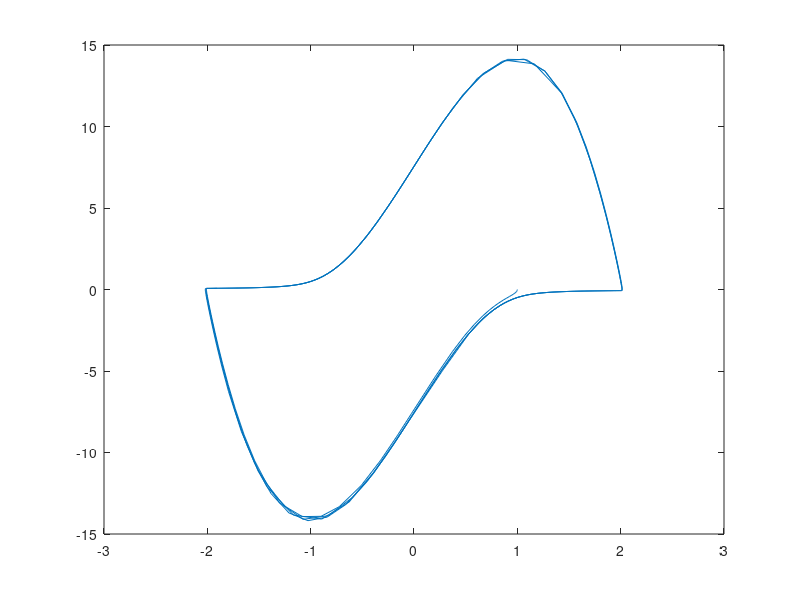

The MATLAB script that drew this image:
function afternoon

%% Functions of functions
% Toby Driscoll, July 2014
close all, clear

%% Quadrature
% There are many problems that have a function as data. For example, take
% the problem of transforming a function into its definite integral.
% Approximating this transformation numerically is called quadrature.

%%
% In order to use a function as data, we need to create it anonymously, or
% refer to it with an @ sign in front (handle).
integral( @sin,0,pi )

%%
f = @(x) sin(x).*cos(x);
integral(f,-pi,pi)

%%
erf1 = 2/sqrt(pi)*integral(@(t) exp(-t.^2),0,1)
error = erf(1) - erf1

%% Rootfinding
% Another prototypical problem is to find a root of a function. The
% built-in |fzero| is excellent for this. 
fzero(@sin,[1 4])

%%
% You can give either a starting point or a starting interval.
fzero(@sin,2.5)

%%
% The starting interval is greatly preferred.

%% ODEs
% The third classic problem with a function as data is an ordinary
% differential equation, $dy/dt = f(t,y)$. In this case the function data
% is $f(t,y)$. Here is the logistic equation:
f = @(t,y) y.*(1-y);

%%
% And here is its solution for $t\in[0,10]$, $y(0)=0.05$.
[t,y] = ode45( f, [0 10], 0.05 );
plot(t,y,'o-')

%%
% Second order problems have to be rewritten in first order form. For
% example, consider $u'' - u(1-u^2)u' + u = 0$. Introducing $y_1=u$ and
% $y_2=u'$ leads to
f = @(t,y) [ y(2); (1-y(1)^2)*y(2) - y(1) ];
[t,y] = ode45( f, [0 20], [1;0] );
plot(t,y,'o-')

%%
% Here it is in the phase plane.
plot(y(:,1),y(:,2))

%% Parameters
% These kinds of problems are where nested and anonymous functions can be
% handy. Let's consider the ODE above with a parameter $\mu$: $u'' - \mu
% u(1-u^2)u' + u = 0$. We want to write a function for it that includes the
% parameter.

function dydt = myode(t,y,mu)

dydt = zeros(size(y));
dydt(1) = y(2); 
dydt(2) = mu*(1-y(1)^2)*y(2) - y(1);

end

%%
% (This function is actually nested inside the one for this file.) However,
% the ODE solver functions will accept functions of t and y only. We can
% bridge the gap using a "wrapper" anonymous function.
mu = 10;
f = @(t,y) myode(t,y,mu)

%%
% Now |f| is usable by |ode45| but also includes the assigned value of
% |mu|.
[t,y] = ode45( f, [0 60], [1;0] );
plot(t,y,'o-')

%%
% Because |myode| is nested, it would have access to |mu| in the parent
% function if we left it out of the argument list.
function dydt = myode2(t,y)

dydt = zeros(size(y));
dydt(1) = y(2); 
dydt(2) = mu*(1-y(1)^2)*y(2) - y(1);

end

%%
[t,y] = ode45( @myode2, [0 60], [1;0] );
plot(y(:,1),y(:,2))

%%
% The wrapper style is usually preferable, but there are some circumstances
% where the shared workspace of a nested function is useful. 

end

